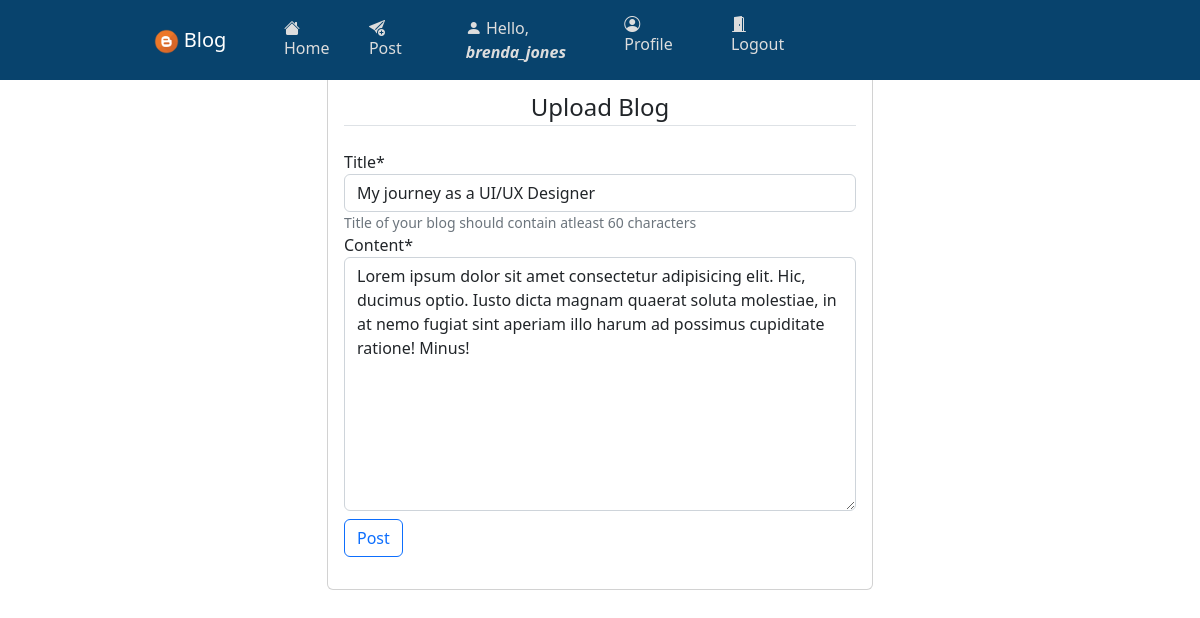
Screenshot of /users/edit-blog/75f329067691/blogger/sarahj_KE/ (signed in) with the database file from the repository.
### users/models.py (models this page shows, shortened)
class Posts(models.Model):
    id = models.CharField(max_length=12, primary_key=True, editable=False)
    blogger = models.ForeignKey(Profile, on_delete=models.CASCADE, editable=False)
    title = models.CharField(max_length=60, blank=False)
    content = models.TextField(blank=False)
    posted = models.DateTimeField(auto_now_add=True)
    edited = models.DateTimeField(auto_now=True)
    class Meta:
        ordering = ['-posted']
        verbose_name_plural = 'Posts'

### users/views.py (the view, shortened to what this page needs)
# urls.py: path('edit-blog/<str:pk>/blogger/<str:name>/', views.editblogs_view, name='edit_blog'),
@login_required(login_url='login')
@user_passes_test(lambda user: user.is_staff is False and user.is_superuser is False)
def editblogs_view(request, pk, name):
    obj = Posts.objects.get(id=pk)
    edit_blog = EditBlogsForm(instance=obj)
    context = {'edit_blog': edit_blog,}
    return render(request, 'users/edit.html', context)

### users/forms.py
class EditBlogsForm(forms.ModelForm):
    title = forms.CharField(widget=forms.TextInput(attrs={'type': 'text'}), help_text='Title of your blog should contain atleast 60 characters')
    content = forms.CharField(widget=forms.Textarea(attrs={'type': 'text'}))
    class Meta:
        model = Posts
        fields = ['title', 'content']

### users/templates/users/edit.html (shortened to what this page needs)
{% extends 'users/base.html' %}{% block title %}Edit blog{% endblock %}
{% load crispy_forms_tags %}
    {% block content %}
    <div class="container body-container">
        <div class="row">
            <div class="col-md-6 offset-sm-3">
                <div class="card card-body">
                    <form action="" method="post">
                        <fieldset class="form-group">
                            <legend class="border-bottom mb-4 text-center">Upload Blog</legend>
                            {{edit_blog|crispy}}
                        </fieldset>
                        <div class="form-group mt-2">
                            <button type="submit" class="btn btn-outline-primary">Post</button>
                        </div>
                    </form>
                </div>
            </div>
        </div>
    </div>
    {% endblock %}

### users/templates/users/base.html (shortened to what this page needs)
    {% load static %}
    <link rel="stylesheet" href="{% static 'css/styles.css' %}">
    <link href="https://cdn.jsdelivr.net/npm/bootstrap@5.2.2/dist/css/bootstrap.min.css" rel="stylesheet">
    <link rel="stylesheet" href="https://cdn.jsdelivr.net/npm/bootstrap-icons@1.9.1/font/bootstrap-icons.css">
    <header class="site-header">
        <nav class="navbar navbar-expand-lg navbar-dark bg-steel fixed-top">
            <div class="container">
                <a href="{% url 'homepage' %}" class="navbar-brand ml-4 text-center"><img src="{% static 'img/favicon.png' %}" alt="logo"> Blog</a>
                <div class="collapse navbar-collapse" id="navbarToggle">
                    <div class="navbar-nav mr-5">
                        {% if user.is_authenticated %}
                        <a href="{% url 'homepage' %}" class="nav-item nav-link"><i class="bi-house-fill"></i> Home</a>
                        <a href="{% url 'upload_blog' %}" class="nav-item nav-link"><i class="bi-send-plus-fill"></i> Post</a>
                        {% endif %}
                    </div>
                    <div class="navbar-nav account-links">
                        {% if user.is_authenticated %}
                        <a href="{% url 'profile' %}" class="nav-item nav-link"><i class="bi-person-fill"></i> Hello, <b class="fst-italic">{{ request.user.username }}</b></a>
                        <a href="{% url 'profile' %}" class="nav-item nav-link"><i class="bi-person-circle"></i> Profile</a>
                        <a href="{% url 'user_logout' %}" class="nav-item nav-link"><i class="bi-door-open-fill"></i> Logout</a>
                        {% else %}
                        <a href="{% url 'login' %}" class="nav-item nav-link"><i class="bi-door-closed-fill"></i> Login</a>
                        <a href="{% url 'signup' %}" class="nav-item nav-link"><i class="bi-person-plus-fill"></i> Register</a>
                        {% endif %}
                    </div>
                </div>
            </div>
        </nav>
    </header>
    {% block content %}
    {% endblock %}

### static/css/styles.css (style rules this page uses)
* { box-sizing: border-box; }
.bg-steel { background-color: #08436d; }
.site-header .container .navbar-brand { margin-left: 12%; margin-right: 3%; }
.site-header .container .navbar-brand img { height: 25px; width: 25px; }
.site-header .container .navbar-nav a { margin-right: 7px; color: #ddd; }
.site-header .container .account-links { margin-left: 37%; }
.body-container { margin-top: 6%; }
.body-container .card { margin-bottom: 15px; }
@media only screen and (min-device-width: 546px) and (max-device-width: 1200px) { .site-header .container .navbar-brand { margin-left: 10%; margin-right: 3%; } }
@media only screen and (min-device-width: 546px) and (max-device-width: 1200px) { .site-header .container .navbar-nav a { margin-left: 10%; margin-right: 5px; color: #ddd; } }
@media only screen and (min-device-width: 546px) and (max-device-width: 1200px) { .site-header .container .account-links { margin-left: 0; } }

### rows the page displays
Posts: title "My journey as a UI/UX Designer", content "Lorem ipsum dolor sit amet consectetur adipisicing elit. Hic, ducimus optio. Iusto dicta magnam quaerat soluta molestiae, in at nemo fugiat sint aperiam illo harum ad possimus cupiditate ratione! Minus!"

### other values shown
{{ request.user.username }} "brenda_jones"
